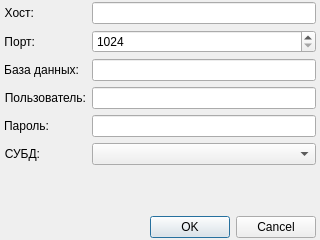
<?xml version="1.0" encoding="UTF-8"?>
<ui version="4.0">
 <class>DBConnectDialog</class>
 <widget class="QDialog" name="DBConnectDialog">
  <property name="geometry">
   <rect>
    <x>0</x>
    <y>0</y>
    <width>320</width>
    <height>240</height>
   </rect>
  </property>
  <property name="windowTitle">
   <string>Подключение к БД</string>
  </property>
  <property name="modal">
   <bool>true</bool>
  </property>
  <layout class="QFormLayout" name="formLayout_2">
   <property name="leftMargin">
    <number>4</number>
   </property>
   <property name="topMargin">
    <number>2</number>
   </property>
   <property name="rightMargin">
    <number>4</number>
   </property>
   <property name="bottomMargin">
    <number>2</number>
   </property>
   <item row="0" column="0">
    <widget class="QLabel" name="hostLabel">
     <property name="text">
      <string>Хост:</string>
     </property>
     <property name="alignment">
      <set>Qt::AlignRight|Qt::AlignTrailing|Qt::AlignVCenter</set>
     </property>
    </widget>
   </item>
   <item row="0" column="1">
    <widget class="QLineEdit" name="hostInput"/>
   </item>
   <item row="7" column="1">
    <widget class="QDialogButtonBox" name="buttonBox">
     <property name="orientation">
      <enum>Qt::Horizontal</enum>
     </property>
     <property name="standardButtons">
      <set>QDialogButtonBox::Cancel|QDialogButtonBox::Ok</set>
     </property>
    </widget>
   </item>
   <item row="2" column="1">
    <widget class="QLineEdit" name="dbInput"/>
   </item>
   <item row="3" column="1">
    <widget class="QLineEdit" name="userInput"/>
   </item>
   <item row="4" column="1">
    <widget class="QLineEdit" name="passwordInput">
     <property name="echoMode">
      <enum>QLineEdit::Password</enum>
     </property>
    </widget>
   </item>
   <item row="1" column="0">
    <widget class="QLabel" name="portLabel">
     <property name="text">
      <string>Порт:</string>
     </property>
     <property name="alignment">
      <set>Qt::AlignRight|Qt::AlignTrailing|Qt::AlignVCenter</set>
     </property>
    </widget>
   </item>
   <item row="2" column="0">
    <widget class="QLabel" name="dbLabel">
     <property name="text">
      <string>База данных:</string>
     </property>
     <property name="alignment">
      <set>Qt::AlignRight|Qt::AlignTrailing|Qt::AlignVCenter</set>
     </property>
    </widget>
   </item>
   <item row="3" column="0">
    <widget class="QLabel" name="userLabel">
     <property name="text">
      <string>Пользователь:</string>
     </property>
     <property name="alignment">
      <set>Qt::AlignRight|Qt::AlignTrailing|Qt::AlignVCenter</set>
     </property>
    </widget>
   </item>
   <item row="4" column="0">
    <widget class="QLabel" name="passwordLabel">
     <property name="text">
      <string>Пароль:</string>
     </property>
     <property name="alignment">
      <set>Qt::AlignRight|Qt::AlignTrailing|Qt::AlignVCenter</set>
     </property>
    </widget>
   </item>
   <item row="5" column="0">
    <widget class="QLabel" name="dbmsLabel">
     <property name="text">
      <string>СУБД:</string>
     </property>
     <property name="alignment">
      <set>Qt::AlignRight|Qt::AlignTrailing|Qt::AlignVCenter</set>
     </property>
    </widget>
   </item>
   <item row="5" column="1">
    <widget class="QComboBox" name="dbmsInput">
     <property name="currentIndex">
      <number>-1</number>
     </property>
     <item>
      <property name="text">
       <string>MySQL</string>
      </property>
     </item>
     <item>
      <property name="text">
       <string>PostgreSQL</string>
      </property>
     </item>
    </widget>
   </item>
   <item row="1" column="1">
    <widget class="QSpinBox" name="portInput">
     <property name="minimum">
      <number>1024</number>
     </property>
     <property name="maximum">
      <number>65535</number>
     </property>
    </widget>
   </item>
   <item row="6" column="1">
    <spacer name="verticalSpacer">
     <property name="orientation">
      <enum>Qt::Vertical</enum>
     </property>
     <property name="sizeHint" stdset="0">
      <size>
       <width>20</width>
       <height>40</height>
      </size>
     </property>
    </spacer>
   </item>
  </layout>
 </widget>
 <tabstops>
  <tabstop>hostInput</tabstop>
  <tabstop>portInput</tabstop>
  <tabstop>dbInput</tabstop>
  <tabstop>userInput</tabstop>
  <tabstop>passwordInput</tabstop>
  <tabstop>dbmsInput</tabstop>
 </tabstops>
 <resources/>
 <connections>
  <connection>
   <sender>buttonBox</sender>
   <signal>accepted()</signal>
   <receiver>DBConnectDialog</receiver>
   <slot>accept()</slot>
   <hints>
    <hint type="sourcelabel">
     <x>248</x>
     <y>254</y>
    </hint>
    <hint type="destinationlabel">
     <x>157</x>
     <y>274</y>
    </hint>
   </hints>
  </connection>
  <connection>
   <sender>buttonBox</sender>
   <signal>rejected()</signal>
   <receiver>DBConnectDialog</receiver>
   <slot>reject()</slot>
   <hints>
    <hint type="sourcelabel">
     <x>316</x>
     <y>260</y>
    </hint>
    <hint type="destinationlabel">
     <x>286</x>
     <y>274</y>
    </hint>
   </hints>
  </connection>
 </connections>
</ui>
